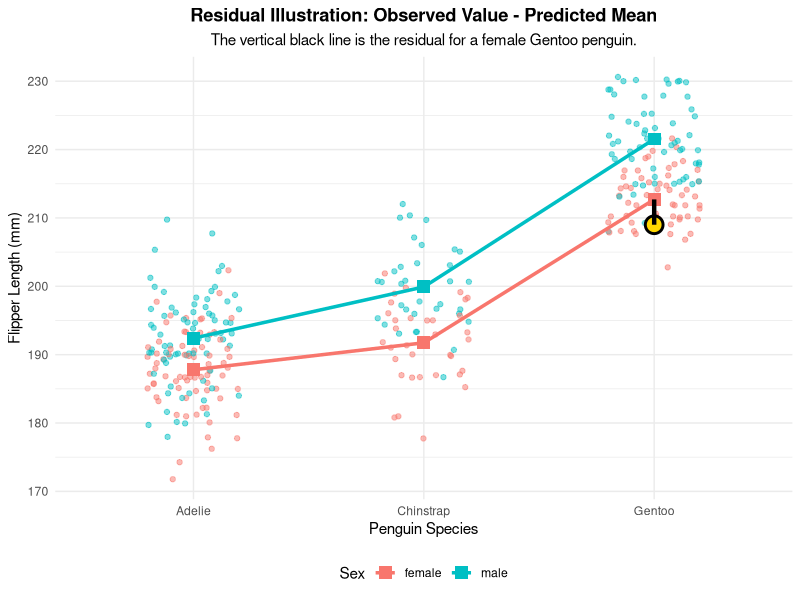
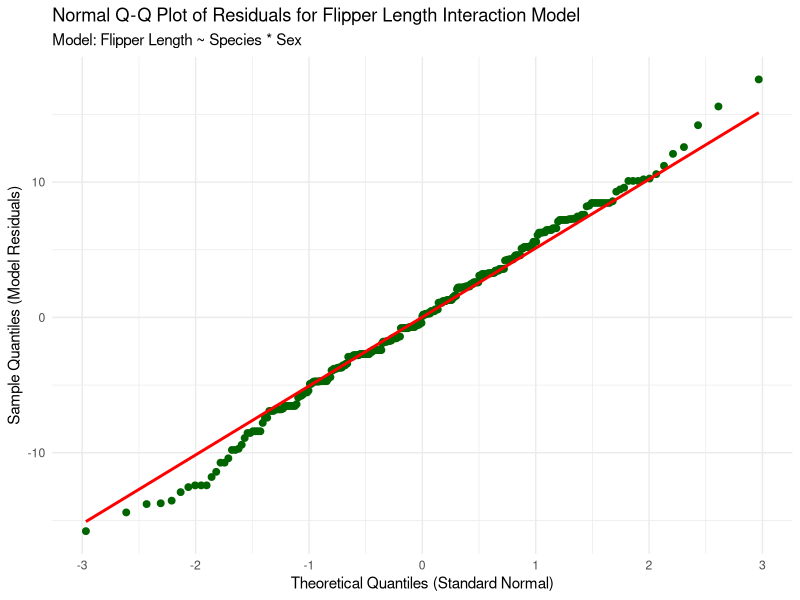
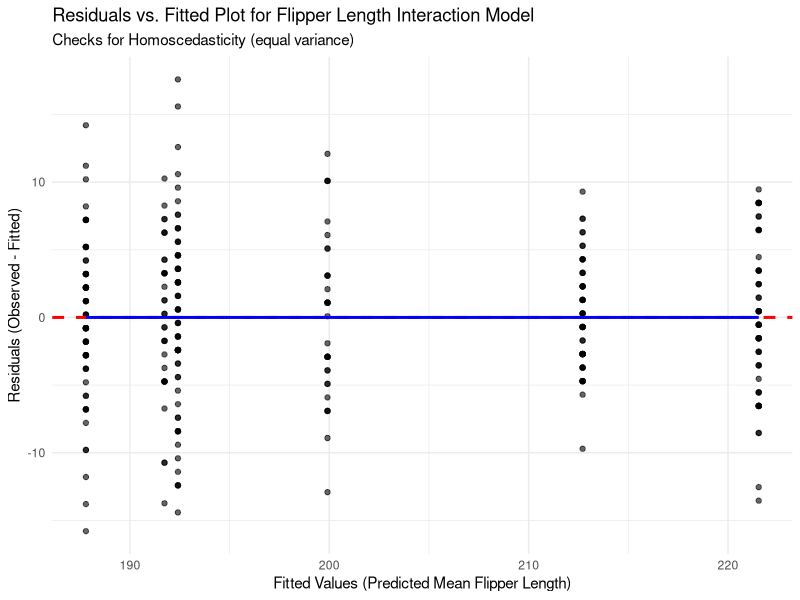
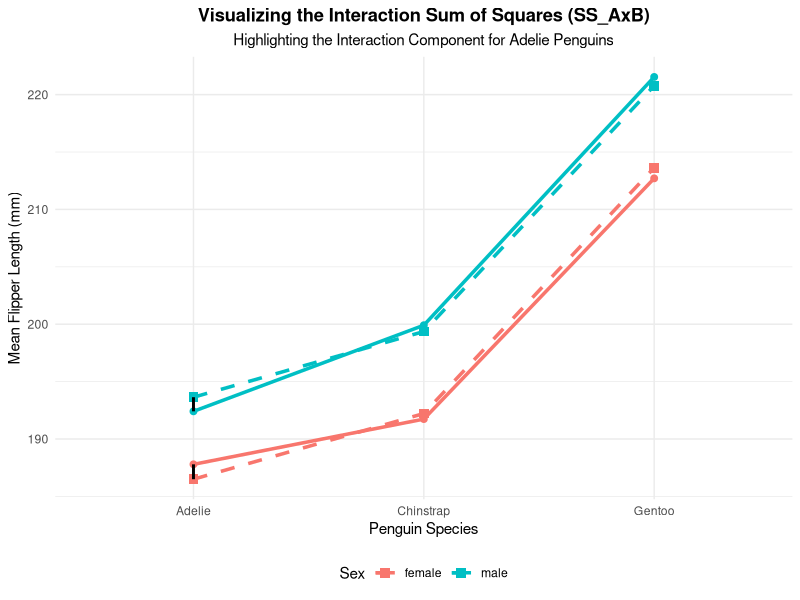
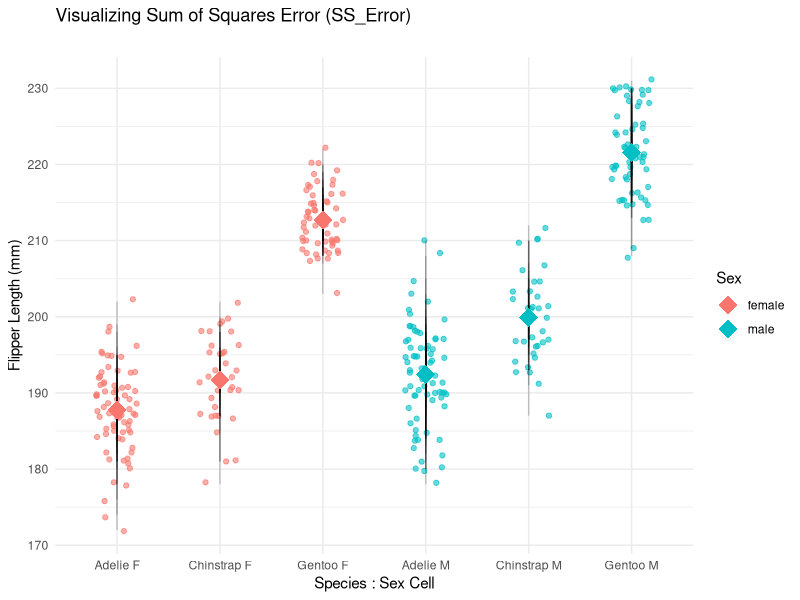
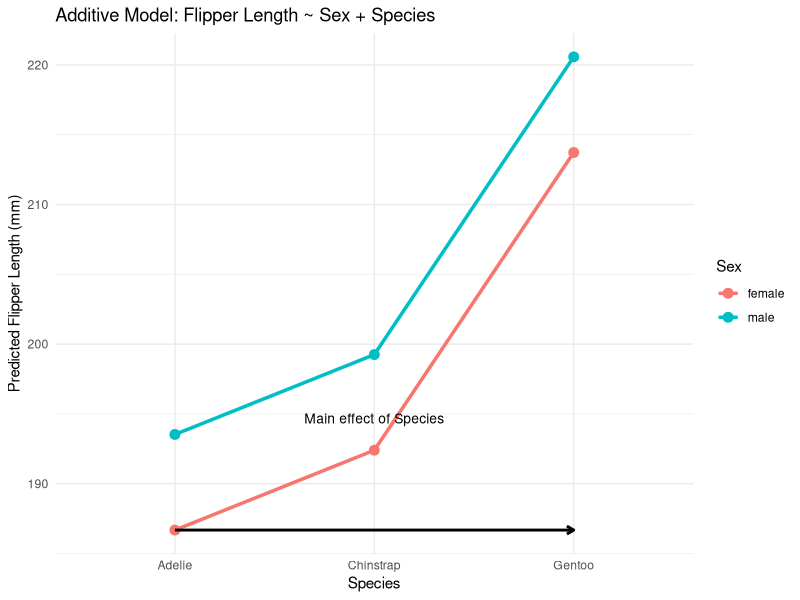
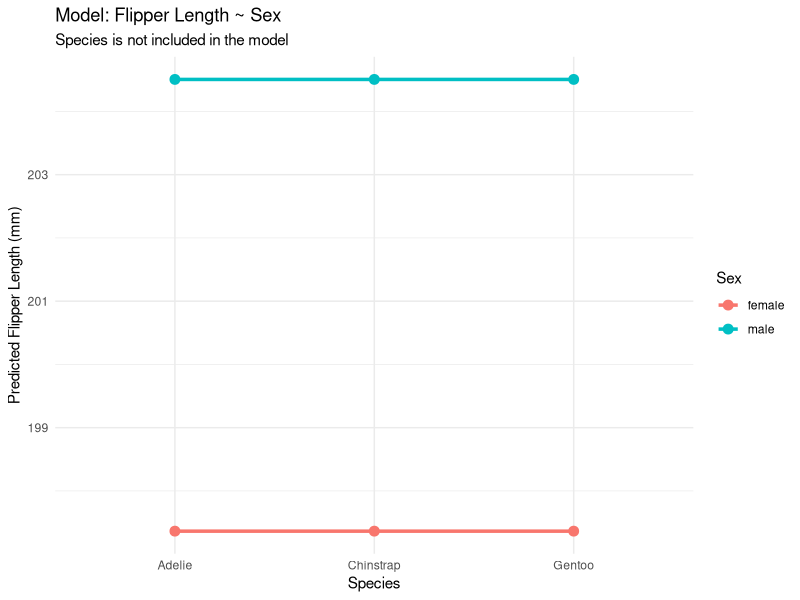
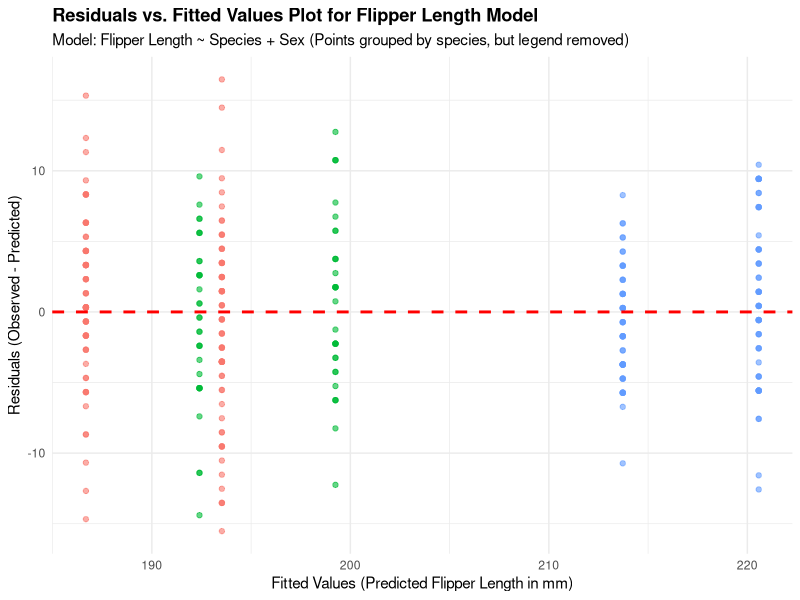

Recreate these plots in R, in order.
## ---- chunk 1
#| echo: false

library(tidyverse)
library(palmerpenguins)
library(broom)
library(kableExtra)
## ---- chunk 2
#| echo: false
library(tidyverse)
library(palmerpenguins)

# 1. Load and fit the Interaction Model
penguins_data <- penguins %>%
  drop_na(flipper_length_mm, species, sex)

model_interaction <- lm(flipper_length_mm ~ species * sex, data = penguins_data)

# 2. Create Prediction Grid for fitted lines
prediction_grid_interaction <- expand.grid(
  species = unique(penguins_data$species),
  sex = unique(penguins_data$sex)
)
prediction_grid_interaction$Predicted_FL <- predict(model_interaction, newdata = prediction_grid_interaction)

# 3. Select one observation to highlight
highlight_observation <- penguins_data %>%
  filter(species == "Gentoo", sex == "female") %>%
  slice(5) 

predicted_for_highlight <- prediction_grid_interaction %>%
  filter(species == highlight_observation$species, sex == highlight_observation$sex) %>%
  pull(Predicted_FL)

# 4. Generate the Plot
ggplot(penguins_data, aes(x = species, y = flipper_length_mm, color = sex)) +
  
  # A. Plot all original data points with jitter (for context)
  geom_point(position = position_jitter(width = 0.2), 
             size = 1.5, 
             alpha = 0.5) +
  
  # B. Add the non-parallel fitted lines
  geom_line(data = prediction_grid_interaction, 
            aes(y = Predicted_FL, group = sex), 
            linewidth = 1.2) +
  
  # C. Add points for the *predicted* means (the fitted line's points)
  geom_point(data = prediction_grid_interaction, 
             aes(y = Predicted_FL, group = sex), 
             size = 4, 
             shape = 15) +
  
  # D. Highlight the specific observed point (Observed Value)
  geom_point(data = highlight_observation, 
             aes(x = species, y = flipper_length_mm), 
             color = "black", size = 5, shape = 21, fill = "gold", stroke = 1.5) +
  
  # E. Illustrate the residual: Vertical line from Observed to Predicted
  # NOTE: Using highlight_observation as data source and mapping X to 'species'
  # ensures the line stays precisely on the categorical X position.
  geom_segment(data = highlight_observation, 
               aes(x = species,
                   xend = species,
                   y = flipper_length_mm, 
                   yend = predicted_for_highlight),
               color = "black", linetype = "solid", linewidth = 1.5, inherit.aes = FALSE) + 
  
  labs(
    title = "Residual Illustration: Observed Value - Predicted Mean",
    subtitle = paste0("The vertical black line is the residual for a ", highlight_observation$sex, " ", highlight_observation$species, " penguin."),
    x = "Penguin Species",
    y = "Flipper Length (mm)",
    color = "Sex"
  ) +
  theme_minimal() +
  scale_color_manual(values = c("female" = "#F8766D", "male" = "#00BFC4")) +
  theme(
    plot.title = element_text(hjust = 0.5, face = "bold"),
    plot.subtitle = element_text(hjust = 0.5),
    legend.position = "bottom"
  )
## ---- chunk 3
#| echo: false 

library(tidyverse)
library(palmerpenguins)

# 1. Load and Clean Data
penguins_data <- penguins %>%
  drop_na(flipper_length_mm, species, sex)

# 2. Fit the Interaction Model
# Flipper Length is the response; Species and Sex are explanatory factors.
model_interaction <- lm(flipper_length_mm ~ species * sex, data = penguins_data)

# 3. Extract Residuals and Store in a Data Frame
residuals_data <- data.frame(
  Residuals = residuals(model_interaction)
)

# 4. Generate the Normal Q-Q Plot using ggplot2
ggplot(residuals_data, aes(sample = Residuals)) +
  # Add the quantile points
  geom_qq(color = "darkgreen", size = 2) + 
  # Add the reference line (where the points should lie if normal)
  geom_qq_line(color = "red", linewidth = 1) + 
  labs(
    title = "Normal Q-Q Plot of Residuals for Flipper Length Interaction Model",
    subtitle = "Model: Flipper Length ~ Species * Sex",
    x = "Theoretical Quantiles (Standard Normal)",
    y = "Sample Quantiles (Model Residuals)"
  ) +
  theme_minimal()
## ---- chunk 4
#| echo: false
library(tidyverse)
library(palmerpenguins)

# 1. Load and fit the Interaction Model
penguins_data <- penguins %>%
  drop_na(flipper_length_mm, species, sex)

model_interaction <- lm(flipper_length_mm ~ species * sex, data = penguins_data)

# 2. Extract Fitted Values and Residuals
# The augment() function from the broom package is the easiest way to get these,
# but using base R/tidyverse functions is more direct for a quick plot.
plot_data <- data.frame(
  Fitted_Values = fitted(model_interaction),
  Residuals = residuals(model_interaction)
)

# 3. Generate the Residuals vs. Fitted Plot
ggplot(plot_data, aes(x = Fitted_Values, y = Residuals)) +
  
  # Add points for each residual
  geom_point(alpha = 0.6) +
  
  # Add a horizontal line at Residual = 0 (the reference line)
  geom_hline(yintercept = 0, color = "red", linetype = "dashed", linewidth = 1) +
  
  # Add a locally weighted smoothing (LOWESS) line to check for non-linearity
  # This line should be flat and close to zero if the linearity assumption holds.
  geom_smooth(method = "loess", color = "blue", se = FALSE, linewidth = 1) +
  
  labs(
    title = "Residuals vs. Fitted Plot for Flipper Length Interaction Model",
    subtitle = "Checks for Homoscedasticity (equal variance)",
    x = "Fitted Values (Predicted Mean Flipper Length)",
    y = "Residuals (Observed - Fitted)"
  ) +
  theme_minimal()

## ---- chunk 5
#| echo: false
library(tidyverse)
library(palmerpenguins)

# 1. Load and clean data
penguins_data <- penguins %>%
  drop_na(flipper_length_mm, species, sex)

# 2. Calculate necessary means
means_data <- penguins_data %>%
  group_by(species, sex) %>%
  summarise(cell_mean = mean(flipper_length_mm), .groups = 'drop') %>%
  ungroup()

grand_mean <- mean(penguins_data$flipper_length_mm)

marginal_species_means <- penguins_data %>%
  group_by(species) %>%
  summarise(species_mean = mean(flipper_length_mm), .groups = 'drop')

marginal_sex_means <- penguins_data %>%
  group_by(sex) %>%
  summarise(sex_mean = mean(flipper_length_mm), .groups = 'drop')

# Join means for plotting and calculate additive predictions and interaction components
plot_data_full <- means_data %>%
  left_join(marginal_species_means, by = "species") %>%
  left_join(marginal_sex_means, by = "sex") %>%
  mutate(grand_mean = grand_mean) %>%
  mutate(additive_prediction = species_mean + sex_mean - grand_mean) %>%
  mutate(interaction_component = cell_mean - additive_prediction)

# 3. Create the ggplot object and assign it to a variable 'p'
p <- ggplot(plot_data_full, aes(x = species, group = sex, color = sex)) +
  
  
  # B. Plot the OBSERVED Cell Means (solid lines and circles)
  geom_line(aes(y = cell_mean), linewidth = 1.2, linetype = "solid") +
  geom_point(aes(y = cell_mean), size = 2, shape = 19) + 
  
  # C. Plot the ADDITIVE Model's Predicted Cell Means (dashed lines and squares)
  geom_line(aes(y = additive_prediction, group = sex, color = sex), 
            linewidth = 1.2, linetype = "dashed") +
  geom_point(aes(y = additive_prediction), size = 3, shape = 15) + 
  
  # D. Highlight the INTERACTION COMPONENT FOR ADELIE ONLY
  geom_segment(data = plot_data_full %>% filter(species == "Adelie"), 
               aes(x = species, 
                   xend = species, 
                   y = cell_mean, 
                   yend = additive_prediction),
               color = "black", linewidth = 1, linetype = "solid") + 
  
  labs(
    title = "Visualizing the Interaction Sum of Squares (SS_AxB)",
    subtitle = "Highlighting the Interaction Component for Adelie Penguins",
    y = "Mean Flipper Length (mm)",
    color = "Sex"
  ) +
  scale_color_manual(values = c("female" = "#F8766D", "male" = "#00BFC4")) +
  theme_minimal() +
  theme(
    plot.title = element_text(hjust = 0.5, face = "bold"),
    plot.subtitle = element_text(hjust = 0.5),
    legend.position = "bottom"
  ) +
  
  # ADDED LINE: Explicitly sets the x-axis to be discrete and names the axis
  scale_x_discrete(name = "Penguin Species") 

# NECESSARY LINE TO DISPLAY THE PLOT
print(p)
## ---- chunk 6
#| echo: false

library(tidyverse)
library(palmerpenguins)

# 1. Prepare Data
penguins_data <- penguins %>%
  drop_na(flipper_length_mm, species, sex)

# 2. Calculate Cell Means
cell_means <- penguins_data %>%
  group_by(species, sex) %>%
  summarise(cell_mean = mean(flipper_length_mm), .groups = 'drop')

# 3. Join Cell Means back to the original data frame
plot_data_ss_error <- penguins_data %>%
  left_join(cell_means, by = c("species", "sex"))

# 4. Create the Plot
ggplot(plot_data_ss_error, aes(x = interaction(species, sex), y = flipper_length_mm)) +
  
  # A. Plot the individual observations with jitter
  geom_point(aes(color = sex), 
             position = position_jitter(width = 0.2), 
             alpha = 0.6, size = 1.5) +
  
  # B. Illustrate SS_Error: Draw a vertical line (residual) from EVERY observation to its cell mean
  # The squared length of ALL these black lines, summed, is the SS_Error.
  geom_segment(aes(x = interaction(species, sex), 
                   xend = interaction(species, sex), 
                   y = flipper_length_mm, 
                   yend = cell_mean),
               color = "black", linewidth = 0.5, alpha = 0.2) + 
  
  # C. Plot the Cell Means (the predicted value for the group) on top
  geom_point(aes(y = cell_mean, color = sex), 
             size = 6, shape = 18) + # Diamonds for cell means
  
  labs(
    title = "Visualizing Sum of Squares Error (SS_Error)",
    subtitle = "",
    x = "Species : Sex Cell",
    y = "Flipper Length (mm)",
    color = "Sex"
  ) +
  theme_minimal() +
  scale_x_discrete(labels = c("Adelie.female" = "Adelie F", "Adelie.male" = "Adelie M", 
                              "Chinstrap.female" = "Chinstrap F", "Chinstrap.male" = "Chinstrap M",
                              "Gentoo.female" = "Gentoo F", "Gentoo.male" = "Gentoo M"))
## ---- chunk 7
#| echo: false
library(tidyverse)
library(palmerpenguins)

# 1. Load and clean the data
# We drop rows with NAs in our variables of interest
penguins_data <- penguins %>%
  drop_na(flipper_length_mm, species, sex)

# 2. Fit the Two-Way ANOVA Interaction Model
# The asterisk (*) represents the main effects (species and sex) PLUS their interaction.
# Model Formula: flipper_length_mm ~ species + sex + species:sex
model_anova <- aov(flipper_length_mm ~ species * sex, data = penguins_data)

# 3. Generate the ANOVA Summary Table
# This table contains the Sums of Squares (SS), Degrees of Freedom (df), 
# Mean Squares (MS), F-statistics, and p-values for all effects.
summary(model_anova)
## ---- chunk 8
#| echo: false
library(tidyverse)
library(palmerpenguins)

library(tidyverse)
library(palmerpenguins)

# Remove missing observations
penguins_clean <- penguins %>%
  drop_na(flipper_length_mm, sex, species)

# Additive model: Sex + Species
model_add <- lm(flipper_length_mm ~ sex + species,
                data = penguins_clean)

# Predicted means for each combination
pred_add <- expand_grid(
  species = levels(penguins_clean$species),
  sex = levels(penguins_clean$sex)
) %>%
  mutate(predicted = predict(model_add, newdata = .))

# Predicted means for Female Adelie and Chinstrap
adelie_female <- pred_add %>%
  filter(species == "Adelie", sex == "female") %>%
  pull(predicted)

# Plot: Additive Model
plot_add <- ggplot(pred_add,
                   aes(x = species, y = predicted,
                       color = sex, group = sex)) +

  geom_line(linewidth = 1.2) +
  geom_point(size = 3) +

  # Horizontal arrow showing the main effect of Species
  annotate("segment",
           x = 1, xend = 3,
           y = adelie_female,
           yend = adelie_female,
           arrow = arrow(length = unit(0.2, "cm")),
           linewidth = 1,
           color = "black") +

  annotate("text",
           x = 2,
           y = adelie_female + 8,
           label = "Main effect of Species",
           hjust = 0.5,
           size = 3.5) +

  labs(
    title = "Additive Model: Flipper Length ~ Sex + Species",
    x = "Species",
    y = "Predicted Flipper Length (mm)",
    color = "Sex"
  ) +

  theme_minimal()

plot_add
## ---- chunk 9
#| echo: false
# Model without Species
model_sex <- lm(flipper_length_mm ~ sex,
                data = penguins_clean)

# Predicted means for each species and sex
pred_sex <- expand_grid(
  species = levels(penguins_clean$species),
  sex = levels(penguins_clean$sex)
) %>%
  mutate(predicted = predict(model_sex, newdata = .))

# Plot: Model without Species
plot_sex <- ggplot(pred_sex,
                   aes(x = species, y = predicted,
                       color = sex, group = sex)) +
  geom_line(linewidth = 1.2) +
  geom_point(size = 3) +
  labs(
    title = "Model: Flipper Length ~ Sex",
    subtitle = "Species is not included in the model",
    x = "Species",
    y = "Predicted Flipper Length (mm)",
    color = "Sex"
  ) +
  theme_minimal()

# Display plot
plot_sex
## ---- chunk 10
#| echo: false
library(tidyverse)
library(palmerpenguins)

# --- 1. Data Cleaning ---
# Ensure data is clean for the model
penguins_clean <- penguins %>%
  drop_na(flipper_length_mm, species, sex)

# --- 2. Model Fitting (Additive ANOVA: Flipper Length ~ Species + Sex) ---
model_additive <- lm(flipper_length_mm ~ species + sex, data = penguins_clean)

# --- 3. Prepare Data for Plotting ---
plot_data <- penguins_clean %>%
  mutate(
    fitted_values = fitted(model_additive),
    residuals = resid(model_additive)
  )

# --- 4. Generate the ggplot Visualization ---
ggplot(plot_data, aes(x = fitted_values, y = residuals)) +
  
  # Scatter plot of residuals vs. fitted values. 
  # Color is mapped to 'species' but the legend will be suppressed.
  geom_point(alpha = 0.6, aes(color = species)) +
  
  # Add the reference line at y = 0
  geom_hline(yintercept = 0, linetype = "dashed", color = "red", linewidth = 1) +
  
  labs(
    title = "Residuals vs. Fitted Values Plot for Flipper Length Model",
    subtitle = "Model: Flipper Length ~ Species + Sex (Points grouped by species, but legend removed)",
    x = "Fitted Values (Predicted Flipper Length in mm)",
    y = "Residuals (Observed - Predicted)"
  ) +
  theme_minimal() +
  # --- CRITICAL LINE: Suppresses the legend for the 'color' aesthetic ---
  guides(color = "none") +
  theme(plot.title = element_text(face = "bold"))
## ---- chunk 11
#| echo: false

library(tidyverse)
library(palmerpenguins)

# --- 1. Data Cleaning and Model Fitting ---
penguins_clean <- penguins %>%
  drop_na(flipper_length_mm, species, sex)

model_additive <- lm(flipper_length_mm ~ species + sex, data = penguins_clean)

# --- 2. Prepare Data for Plotting ---
plot_data <- penguins_clean %>%
  mutate(
    residuals = resid(model_additive)
  )

# --- 3. Generate the ggplot Visualization ---
ggplot(plot_data, aes(sample = residuals)) +
  stat_qq(color = 'darkgreen') +
  stat_qq_line(color = 'black', linewidth = 1) +
  labs(
    title = "Normal Q-Q Plot of Residuals",
    subtitle = "Model: Flipper Length ~ Species + Sex",
    x = "Theoretical Quantiles (Normal Distribution)",
    y = "Sample Quantiles (Model Residuals)"
  ) +
  theme_minimal() +
  theme(plot.title = element_text(face = "bold"))
## ---- chunk 12
#| echo: false

library(tidyverse)
library(palmerpenguins)

# --- 1. Prepare Data and Calculate Means ---
penguins_clean <- penguins %>%
  drop_na(flipper_length_mm, species, sex) 

grand_mean <- mean(penguins_clean$flipper_length_mm)

marginal_species_means <- penguins_clean %>%
  group_by(species) %>%
  summarise(
    marginal_mean_flipper = mean(flipper_length_mm),
    .groups = 'drop'
  )

cell_means <- penguins_clean %>%
  group_by(species, sex) %>%
  summarise(
    cell_mean_flipper = mean(flipper_length_mm),
    .groups = 'drop'
  )

plot_data <- penguins_clean %>%
  left_join(marginal_species_means, by = "species") %>%
  mutate(grand_mean = grand_mean) %>%
  left_join(cell_means, by = c("species", "sex"))

# --- 2. Generate the Minimalist ggplot Visualization ---
ggplot(plot_data, aes(x = species, y = flipper_length_mm)) +
  
  # A. Plot individual data points (color-coded by Factor B: Sex)
  geom_point(aes(color = sex), 
             position = position_jitter(width = 0.2), 
             alpha = 0.5, size = 1.5) +
  
  # B. Draw the Cell Means (Y-bar_ij) as thin lines
  stat_summary(aes(y = cell_mean_flipper, color = sex), 
               geom = "crossbar", 
               fun.data = function(x) data.frame(ymin = mean(x), ymax = mean(x), y = mean(x)),
               width = 0.5, 
               linewidth = 0.5) +
  
  # C. Draw the Grand Mean (Y-bar)
  geom_hline(aes(yintercept = grand_mean), 
             color = "red", linewidth = 1.2, linetype = "dashed") +
  
  # D. Draw the Marginal Species Means (Y-bar_i dot) as thick black segments
  geom_segment(data = marginal_species_means,
               aes(y = marginal_mean_flipper, yend = marginal_mean_flipper, 
                   x = as.numeric(species) - 0.4, 
                   xend = as.numeric(species) + 0.4),
               inherit.aes = FALSE,
               color = "black", linewidth = 3) +
  
  # E. Labels (X and Y axis labels restored)
  labs(
    x = "Penguin Species (Factor A)",
    y = "Flipper Length (mm)",
    color = "Sex" # Restored 'color' legend title
  ) +
  theme_minimal() +
  # Keep axis text, but remove title/subtitle/legend title
  theme(plot.title = element_blank(),
        plot.subtitle = element_blank())
## ---- chunk 13
#| echo: false
library(tidyverse)
library(palmerpenguins)

# --- 1. Prepare Data and Calculate Means ---
penguins_clean <- penguins %>%
  drop_na(flipper_length_mm, species, sex) 

# Calculate Grand Mean
grand_mean <- mean(penguins_clean$flipper_length_mm)

# Calculate Marginal Species Means (Factor A, ignoring B)
marginal_species_means <- penguins_clean %>%
  group_by(species) %>%
  summarise(
    marginal_mean_flipper = mean(flipper_length_mm),
    .groups = 'drop'
  )

# 🆕 Calculate Cell Means (Species * Sex Interaction)
cell_means <- penguins_clean %>%
  group_by(species, sex) %>%
  summarise(
    cell_mean_flipper = mean(flipper_length_mm),
    .groups = 'drop'
  )

# Join the calculated means back to the plot data
plot_data <- penguins_clean %>%
  left_join(marginal_species_means, by = "species") %>%
  mutate(grand_mean = grand_mean) %>%
  left_join(cell_means, by = c("species", "sex"))

# --- 2. Generate the ggplot Visualization ---
ggplot(plot_data, aes(x = species, y = flipper_length_mm)) +
  
  # A. Plot individual data points (color-coded by Factor B: Sex)
  geom_point(aes(color = sex), 
             position = position_jitter(width = 0.2), 
             alpha = 0.5, size = 1.5) +
  
  # 🆕 B. Draw the Cell Means (Y-bar_ij) as thin, gray lines
  # We use stat_summary(geom="crossbar") to draw a short line at the mean for each group (Species x Sex)
  stat_summary(aes(y = cell_mean_flipper, color = sex), 
               geom = "crossbar", 
               fun.data = function(x) data.frame(ymin = mean(x), ymax = mean(x), y = mean(x)),
               width = 0.5, # Controls the length of the crossbar
               linewidth = 0.5) +
  
  # C. Draw the Grand Mean (Y-bar)
  geom_hline(aes(yintercept = grand_mean), 
             color = "red", linewidth = 1.2, linetype = "dashed") +
  
  # D. Draw the Marginal Species Means (Y-bar_i dot) as thick black segments (Factor A effect)
  geom_segment(data = marginal_species_means,
               aes(y = marginal_mean_flipper, yend = marginal_mean_flipper, 
                   x = as.numeric(species) - 0.4, 
                   xend = as.numeric(species) + 0.4),
               inherit.aes = FALSE,
               color = "black", linewidth = 3) +
  
  # E. Visualize SS_A: Draw segments from the Marginal Mean to the Grand Mean
  geom_segment(data = marginal_species_means,
               aes(x = species, 
                   xend = species, 
                   y = marginal_mean_flipper, 
                   yend = grand_mean),
               color = "black", 
               linewidth = 1, 
               arrow = arrow(length = unit(0.02, "npc"), ends = "both"),
               inherit.aes = FALSE) +
  
  # F. Label the Grand Mean
  geom_text(aes(x = 3.5, y = grand_mean), 
            label = "Grand Mean (Y-bar)", 
            color = "red", 
            hjust = 1, vjust = 1.5, size = 4) +
  
  labs(
    title = "SS_A (Species Marginal Means) vs. Cell Means (Species x Sex)",
    subtitle = "Thick black bars show Marginal Means (SS_A focus). Thin colored bars show Cell Means.",
    x = "Penguin Species (Factor A)",
    y = "Flipper Length (mm)",
    color = "Sex (Factor B)"
  ) +
  theme_minimal()
## ---- chunk 14
#| echo: false
library(tidyverse)
library(palmerpenguins)

# 1. Prepare Data
penguins_clean <- penguins %>%
  drop_na(flipper_length_mm, species, sex)

# Calculate Grand Mean
grand_mean <- mean(penguins_clean$flipper_length_mm)

# Calculate Marginal Species Means
marginal_species_means <- penguins_clean %>%
  group_by(species) %>%
  summarise(
    marginal_mean_flipper = mean(flipper_length_mm),
    .groups = "drop"
  )

# Calculate Cell Means (Species x Sex)
cell_means <- penguins_clean %>%
  group_by(species, sex) %>%
  summarise(
    cell_mean_flipper = mean(flipper_length_mm),
    .groups = "drop"
  )

# Join Means Back to Plot Data
plot_data <- penguins_clean %>%
  left_join(marginal_species_means, by = "species") %>%
  mutate(grand_mean = grand_mean) %>%
  left_join(cell_means, by = c("species", "sex"))

# Select One Example Observation for Each Species x Sex Combination
example_points <- plot_data %>%
  group_by(species, sex) %>%
  slice(1) %>%
  ungroup()

# 2. Generate Plot
ggplot(plot_data, aes(x = species, y = flipper_length_mm)) +

  # Individual observations
  geom_point(
    aes(color = sex),
    position = position_jitter(width = 0.2),
    alpha = 0.5,
    size = 1.5
  ) +

  # Cell Means (Species x Sex)
  geom_segment(
    data = cell_means,
    aes(
      x = as.numeric(species) - 0.25,
      xend = as.numeric(species) + 0.25,
      y = cell_mean_flipper,
      yend = cell_mean_flipper,
      color = sex
    ),
    inherit.aes = FALSE,
    linewidth = 1.2
  ) +

  # Grand Mean
  geom_hline(
    yintercept = grand_mean,
    color = "black",
    linewidth = 1,
    linetype = "dashed"
  ) +

  # Marginal Species Means
  geom_segment(
    data = marginal_species_means,
    aes(
      y = marginal_mean_flipper,
      yend = marginal_mean_flipper,
      x = as.numeric(species) - 0.4,
      xend = as.numeric(species) + 0.4
    ),
    inherit.aes = FALSE,
    color = "black",
    linewidth = 3
  ) +

  # Example SSE Arrows: Observation to Corresponding Cell Mean
  geom_segment(
    data = example_points,
    aes(
      x = species,
      xend = species,
      y = flipper_length_mm,
      yend = cell_mean_flipper,
      color = sex
    ),
    inherit.aes = FALSE,
    linewidth = 1,
    arrow = arrow(
      length = unit(0.12, "inches"),
      ends = "both"
    )
  ) +

  # Highlight Example Observations
  geom_point(
    data = example_points,
    aes(x = species, y = flipper_length_mm, color = sex),
    inherit.aes = FALSE,
    size = 4
  ) +

  labs(
    title = "Sums of Squares Error (SSE)",
    subtitle = "Arrows illustrate the distance from individual observations to their Species x Sex cell means",
    x = "Penguin Species",
    y = "Flipper Length (mm)",
    color = "Sex"
  ) +

  theme_minimal()
## ---- chunk 15
#| echo: false
library(tidyverse)
library(palmerpenguins)

# 1. Load and clean the data
# We drop rows with NAs in our variables of interest
penguins_data <- penguins %>%
  drop_na(flipper_length_mm, species, sex)

# 2. Fit the Two-Way ANOVA Interaction Model
# The asterisk (*) represents the main effects (species and sex) PLUS their interaction.
# Model Formula: flipper_length_mm ~ species + sex + species:sex
model_anova <- aov(flipper_length_mm ~ species, data = penguins_data)

# 3. Generate the ANOVA Summary Table
# This table contains the Sums of Squares (SS), Degrees of Freedom (df), 
# Mean Squares (MS), F-statistics, and p-values for all effects.
summary(model_anova)
## ---- chunk 16
#| echo: false
library(tidyverse)
library(palmerpenguins)

# 1. Load and clean the data
# We drop rows with NAs in our variables of interest
penguins_data <- penguins %>%
  drop_na(flipper_length_mm, species, sex)

# 2. Fit the Two-Way ANOVA Interaction Model
# The asterisk (*) represents the main effects (species and sex) PLUS their interaction.
# Model Formula: flipper_length_mm ~ species + sex + species:sex
model_anova <- aov(flipper_length_mm ~ species + sex, data = penguins_data)

# 3. Generate the ANOVA Summary Table
# This table contains the Sums of Squares (SS), Degrees of Freedom (df), 
# Mean Squares (MS), F-statistics, and p-values for all effects.
summary(model_anova)
## ---- chunk 17
#| echo: false
library(tidyverse)
library(palmerpenguins)

# 1. Load and clean the data
# We drop rows with NAs in our variables of interest
penguins_data <- penguins %>%
  drop_na(flipper_length_mm, species, sex)

# 2. Fit the Two-Way ANOVA Interaction Model
# The asterisk (*) represents the main effects (species and sex) PLUS their interaction.
# Model Formula: flipper_length_mm ~ species + sex + species:sex
model_anova <- aov(flipper_length_mm ~ species + sex, data = penguins_data)

# 3. Generate the ANOVA Summary Table
# This table contains the Sums of Squares (SS), Degrees of Freedom (df), 
# Mean Squares (MS), F-statistics, and p-values for all effects.
summary(model_anova)
